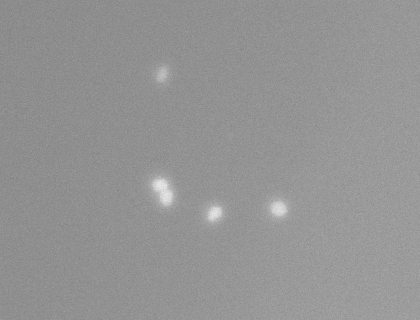
%> input picture 35kPa_rMSC_well1_w1DAPI Widefield_s2.TIF, 420 x 320 px, shrunk from 1344 x 1024 before the run
$ octave nuclei_find_COM.m   (GNU Octave 9; MATLAB toolbox functions it lacks are replaced by stand-ins)
%> lines starting %> are read from the running program, lines starting %| are printed output that depends on the picture; in (x1, y1, x2, y2) boxes, pixels count from 0 and x2, y2 are one past the last pixel; in counts of white or black regions, pixels touching at a corner belong together; the program's own positions count from 1
clear all
close all
clc

% Name: Matthew Watson
% Date: March 28th, 2019
%
% Description: Finds the center of masses of viable nuclei.

%% Load Nuclei Images
nameDAPI = '35kPa_rMSC_well1_w1DAPI Widefield_s2.TIF';
I_nuc = imread(nameDAPI);
%> I_nuc is the input picture: size 320x420 uint16; min 129, max 237, mean 147.7
bw = imbinarize(I_nuc, .0025);
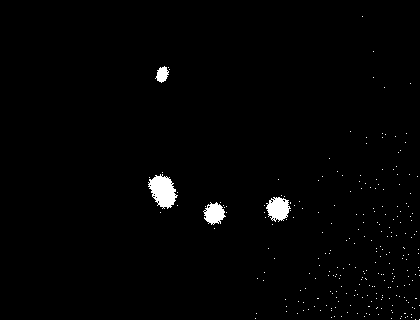
%> bw: size 320x420 logical; 1.3% white; 253 white regions (249 under 20 px), largest, box (x1, y1, x2, y2) and area: (148, 174, 178, 209) 649, (266, 197, 291, 222) 418, (203, 202, 226, 225) 335, (155, 66, 169, 83) 147
bw2 = imfill(bw, 'holes');
%> bw2: size 320x420 logical; 1.4% white; 253 white regions (249 under 20 px), largest, box (x1, y1, x2, y2) and area: (148, 174, 178, 209) 659, (266, 197, 291, 222) 432, (203, 202, 226, 225) 343, (155, 66, 169, 83) 148
bw3 = imopen(bw2, ones(10,10));
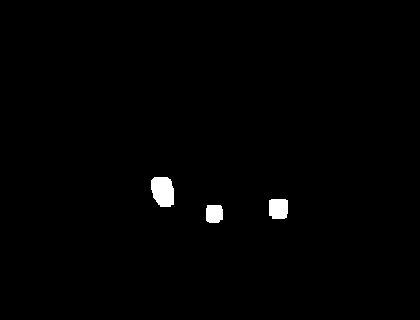
%> bw3: size 320x420 logical; 0.91% white; 3 white regions, box (x1, y1, x2, y2) and area: (151, 177, 174, 207) 581, (269, 199, 288, 219) 360, (206, 205, 223, 223) 284
bw4 = bwareaopen(bw3, 10);
bw4_perim = bwperim(bw4);
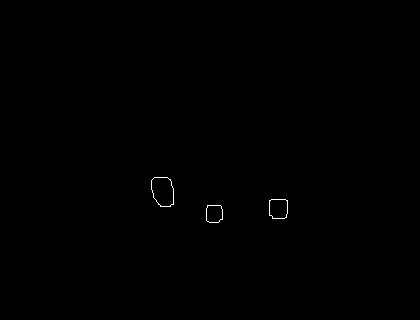
%> bw4_perim: size 320x420 logical; 0.16% white in thin lines or dots, all inside (x1, y1, x2, y2) = (151, 177, 288, 223)


imshow(bw4)
figure
imshow(I_nuc,[])
%% Marker-based watershed transformation
mask_em = imextendedmax(I_nuc,20);
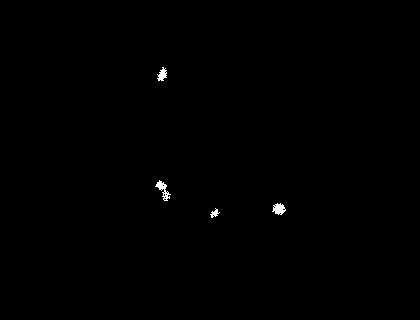
%> mask_em: size 320x420 logical; 0.26% white; 4 white regions, box (x1, y1, x2, y2) and area: (155, 180, 171, 201) 119, (272, 203, 286, 215) 107, (157, 67, 167, 81) 83, (210, 208, 220, 218) 45

% Clean up and overlay to check
mask_em = imclose(mask_em, ones(5,5));
%> mask_em: size 320x420 logical; 0.31% white; 4 white regions, box (x1, y1, x2, y2) and area: (155, 180, 171, 201) 150, (272, 203, 286, 215) 118, (157, 67, 167, 81) 99, (210, 208, 220, 218) 52
mask_em = imfill(mask_em, 'holes');
mask_em = bwareaopen(mask_em, 30);


% Implement marker and then take watershed transform
I_complement = imcomplement(I_nuc);
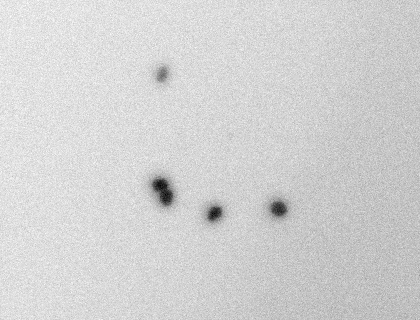
%> I_complement: size 320x420 uint16; min 65298, max 65406, mean 65387.3; drawn with min black and max white
I_mod = imimposemin(I_complement, ~bw4 | mask_em);
imshow(I_mod);
%%
L = watershed(I_mod);
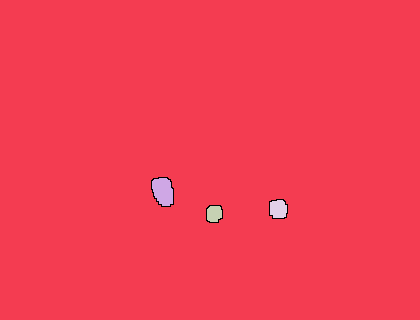
%> L: size 320x420 uint8; 5 distinct labels, from 0 to 4; one colour per label, 0 black
figure
imshow(label2rgb(L));
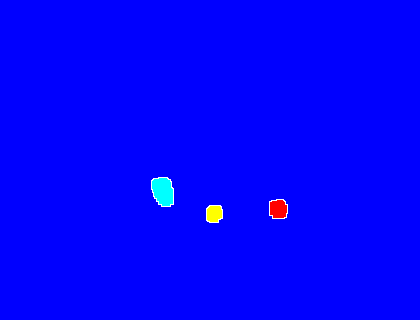
%> displayed picture: size 320x420x3, on the screen's scale of 0 to 255; mean R, G, B 1.4, 1.7, 254.1

waterL_Nuclei = double(L);
%> waterL_Nuclei: size 320x420 double; 5 distinct labels, from 0 to 4
[height, width] = size(waterL_Nuclei);
%> height = 320; width = 420
unique(waterL_Nuclei)
%> ans = [0; 1; 2; 3; 4]
%% Calculate sizes of elements
for n = 2:max(unique(waterL_Nuclei))
    i = n - 1;
    count = 0;
    for y = 1:height
        for x = 1:width
            if waterL_Nuclei(y, x) == n
                count = count + 1;
            end
        end
    end
    cell_size(i) = count;
end
%> this loop made 3 passes
%> after the loop, cell_size = [469 211 268]

%% Removes elements under certain size:

sizeConstraint = 100; % change 100 for size filter
for n = 2:max(unique(waterL_Nuclei))
    i = n - 1;
    count = 0;
    for y = 1:height
        for x = 1:width
            if waterL_Nuclei(y, x) == n && cell_size(i) < sizeConstraint
                waterL_Nuclei(y,x) = 0;
            end
        end
    end
end
unique(waterL_Nuclei)
%> ans = [0; 1; 2; 3; 4]
%% Get rid of cells on border
waterL_Nuclei = imclearborder(waterL_Nuclei);
%> waterL_Nuclei: size 320x420 double; 4 distinct labels, from 0 to 4
unique(waterL_Nuclei)
%> ans = [0; 2; 3; 4]
%% Find center of mass nuclei
for n = 2:max(unique(waterL_Nuclei))
    i = 1;
    xCoord = 1;
    yCoord = 1;


    for y = 1:height
        for x = 1:width
            if waterL_Nuclei(y, x) == n
                    xCoord(i) = x;
                    yCoord(i) = y;
                    i = i + 1;
            end
        end
    end
    x_sum = sum(xCoord);
    y_sum = sum(yCoord);
    massTotal = length(xCoord);

    xCom = int16(x_sum/massTotal);
    yCom = int16(y_sum/massTotal);
    x_y(n - 1, 1) = xCom;
    x_y(n - 1, 2) = yCom;

end
%> this loop made 3 passes
%> (x_sum, y_sum, massTotal, xCom, yCom) on passes 1 to 3: (76745, 89998, 469, 164, 192), (45315, 45216, 211, 215, 214), (74740, 56193, 268, 279, 210)
%> after the loop, xCoord = 268 values, max 287 at index 80, min 271 at index 19, mean 278.9; x_y = [164 192; 215 214; 279 210]; yCoord = 268 values from 201 to 218

COM_Nuclei = double(x_y);
%> COM_Nuclei = [164 192; 215 214; 279 210]

% Saves .mat file
save('Nuclei_35kPa_COM.mat','COM_Nuclei','waterL_Nuclei');
